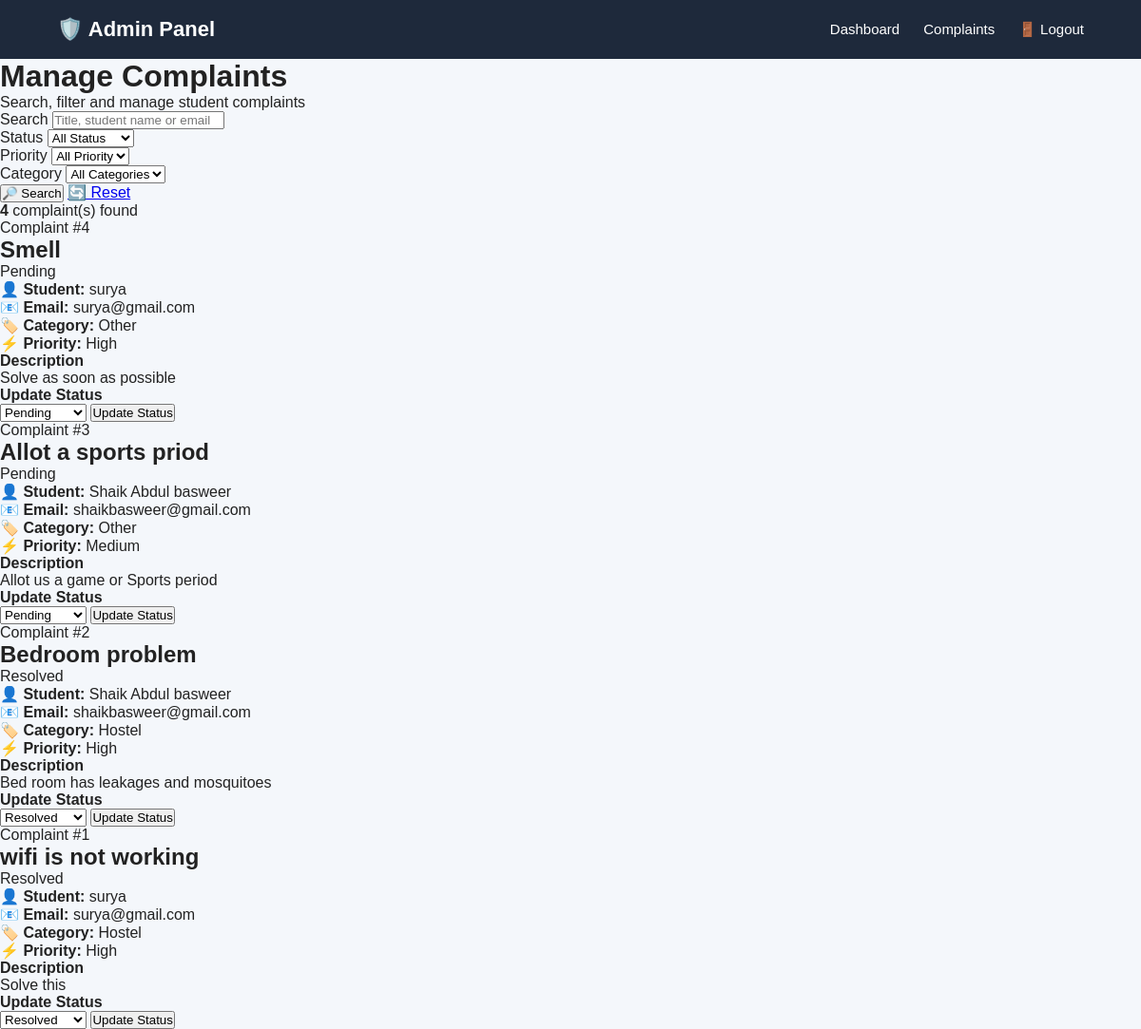
/admin-complaints (signed in), run on the app's committed database.
### tables this page shows
CREATE TABLE complaints (
            id INTEGER PRIMARY KEY AUTOINCREMENT,
            user_id INTEGER NOT NULL,
            title TEXT NOT NULL,
            category TEXT NOT NULL,
            priority TEXT NOT NULL,
            description TEXT NOT NULL,
            status TEXT DEFAULT 'Pending',
            created_at TIMESTAMP DEFAULT CURRENT_TIMESTAMP,
            FOREIGN KEY (user_id) REFERENCES users(id)
        );

CREATE TABLE users (
            id INTEGER PRIMARY KEY AUTOINCREMENT,
            name TEXT NOT NULL,
            email TEXT UNIQUE NOT NULL,
            password TEXT NOT NULL
        );

### app.py (the view, shortened to what this page needs)
@app.route("/admin-complaints")
def admin_complaints():
    if not session.get("admin"):
        return redirect("/admin-login")
    search = request.args.get("search", "").strip()
    status = request.args.get("status", "").strip()
    priority = request.args.get("priority", "").strip()
    category = request.args.get("category", "").strip()
    connection = get_database_connection()
    categories = connection.execute(
        """
        SELECT DISTINCT category
        FROM complaints
        WHERE category IS NOT NULL
        AND category != ''
        ORDER BY category
        """
    ).fetchall()
    query = """
        SELECT
            complaints.*,
            users.name,
            users.email
        FROM complaints
        JOIN users
        ON complaints.user_id = users.id
    """
    conditions = []
    parameters = []
    if status:
        conditions.append(
            "complaints.status = ?"
        )
        parameters.append(status)
    if priority:
        conditions.append(
            "complaints.priority = ?"
        )
        parameters.append(priority)
    if category:
        conditions.append(
            "complaints.category = ?"
        )
        parameters.append(category)
    if conditions:
        query += " WHERE " + " AND ".join(conditions)
    query += " ORDER BY complaints.id DESC"
    complaints = connection.execute(
        query,
        parameters
    ).fetchall()
    connection.close()
    return render_template(
        "admin_complaints.html",
        complaints=complaints,
        categories=categories,
        search=search,
        status=status,
        priority=priority,
        category=category
    )

### app.py (called while the page is built)
def get_database_connection():
    connection = sqlite3.connect("database.db")
    connection.row_factory = sqlite3.Row
    return connection

@app.after_request
def add_no_cache(response):
    response.headers["Cache-Control"] = (
        "no-store, no-cache, must-revalidate, max-age=0"
    )
    response.headers["Pragma"] = "no-cache"
    response.headers["Expires"] = "0"
    return response

### templates/admin_complaints.html (shortened to what this page needs)
<!DOCTYPE html>
<html lang="en">
<head>
    <link rel="stylesheet"
          href="{{ url_for('static', filename='style.css') }}">
</head>
<body>
    <nav class="navbar">
        <div class="logo">
            🛡️ Admin Panel
        </div>
        <div class="nav-links">
            <a href="/admin-dashboard">
                Dashboard
            </a>
            <a href="/admin-complaints"
               class="active">
                Complaints
            </a>
            <a href="/admin-logout"
               class="logout-btn">
                🚪 Logout
            </a>
        </div>
    </nav>
    <main class="dashboard-container">
        <div class="dashboard-header">
            <h1>
                Manage Complaints
            </h1>
            <p>
                Search, filter and manage student complaints
            </p>
        </div>
        <div class="filter-card">
            <form method="GET"
                  action="/admin-complaints"
                  class="filter-form">
                <div class="filter-group">
                    <label>
                        Search
                    </label>
                    <input
                        type="text"
                        name="search"
                        placeholder="Title, student name or email"
                        value="{{ search }}"
                    >
                </div>
                <div class="filter-group">
                    <label>
                        Status
                    </label>
                    <select name="status">
                        <option value="">
                            All Status
                        </option>
                    </select>
                </div>
                <div class="filter-group">
                    <label>
                        Priority
                    </label>
                    <select name="priority">
                        <option value="">
                            All Priority
                        </option>
                    </select>
                </div>
                <div class="filter-group">
                    <label>
                        Category
                    </label>
                    <select name="category">
                        <option value="">
                            All Categories
                        </option>
                    </select>
                </div>
                <div class="filter-buttons">
                    <button type="submit"
                            class="search-btn">
                        🔎 Search
                    </button>
                    <a href="/admin-complaints"
                       class="reset-btn">
                        🔄 Reset
                    </a>
                </div>
            </form>
        </div>
        <div class="result-info">
            <strong>
                {{ complaints|length }}
            </strong>
            complaint(s) found
        </div>
        {% if complaints %}
            {% for complaint in complaints %}
            <div class="complaint-card">
                <div class="complaint-header">
                    <div>
                        <span class="complaint-number">
                            Complaint #{{ complaint['id'] }}
                        </span>
                        <h2>
                            {{ complaint['title'] }}
                        </h2>
                    </div>
                    {% if complaint['status'] == 'Pending' %}
                    <span class="status-badge pending">
                        Pending
                    </span>
                    {% elif complaint['status'] == 'In Progress' %}
                    <span class="status-badge progress">
                        In Progress
                    </span>
                    {% else %}
                    <span class="status-badge resolved">
                        Resolved
                    </span>
                    {% endif %}
                </div>
                <div class="complaint-info">
                    <p>
                        <strong>👤 Student:</strong>
                        {{ complaint['name'] }}
                    </p>
                    <p>
                        <strong>📧 Email:</strong>
                        {{ complaint['email'] }}
                    </p>
                    <p>
                        <strong>🏷️ Category:</strong>
                        {{ complaint['category'] }}
                    </p>
                    <p>
                        <strong>⚡ Priority:</strong>
                        {{ complaint['priority'] }}
                    </p>
                </div>
                <div class="description-box">
                    <strong>
                        Description
                    </strong>
                    <p>
                        {{ complaint['description'] }}
                    </p>
                </div>
                <div class="status-section">
                    <strong>
                        Update Status
                    </strong>
                    <form
                        method="POST"
                        action="/update-status/{{ complaint['id'] }}"
                        class="status-form"
                    >
                        <select name="status">
                            <option value="Pending"
                                {% if complaint['status'] == 'Pending' %}
                                selected
                                {% endif %}>
                                Pending
                            </option>
                            <option value="Resolved"
                                {% if complaint['status'] == 'Resolved' %}
                                selected
                                {% endif %}>
                                Resolved
                            </option>
                        </select>
                        <button type="submit">
                            Update Status
                        </button>
                    </form>
                </div>
            </div>
            {% endfor %}
        {% endif %}
    </main>
</body>
</html>

### static/style.css (style rules this page uses)
* { margin: 0; padding: 0; box-sizing: border-box; }
body { font-family: Arial, sans-serif; background: #f4f7fb; color: #222; }
.navbar { background: #1e293b; color: white; padding: 18px 60px; display: flex; justify-content: space-between; align-items: center; }
.logo { font-size: 22px; font-weight: bold; }
.nav-links { display: flex; gap: 25px; }
.nav-links a { color: white; text-decoration: none; font-size: 15px; }

### data on the page
complaints: id "4", title "Smell", shows "Pending", name "surya", email "surya@gmail.com", category "Other", priority "High", description "Solve as soon as possible", status "Pending"
complaints: id "3", title "Allot a sports priod", shows "Pending", name "Shaik Abdul basweer", email "shaikbasweer@gmail.com", category "Other", priority "Medium", description "Allot us a game or Sports period", status "Pending"
complaints: id "2", title "Bedroom problem", shows "Resolved", name "Shaik Abdul basweer", email "shaikbasweer@gmail.com", category "Hostel", priority "High", description "Bed room has leakages and mosquitoes", status "Resolved"
complaints: id "1", title "wifi is not working", shows "Resolved", name "surya", email "surya@gmail.com", category "Hostel", priority "High", description "Solve this", status "Resolved"

### other printed values
{{ complaints|length }} "4"
